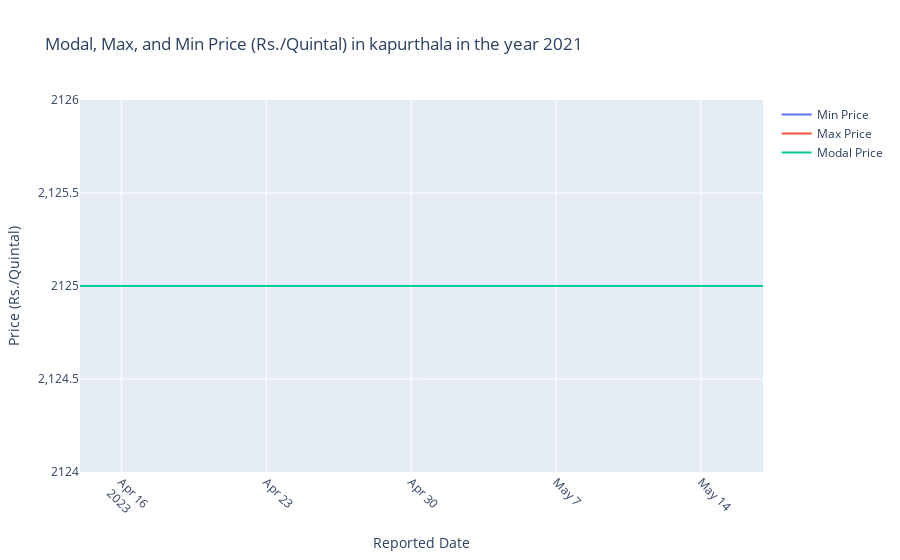

The code cell stored with this chart in its notebook:
### Code cell
import plotly.graph_objects as go

# Filter data for the year 2021
data_2023 = kapurthala[kapurthala['Reported Date'].dt.year == 2023]

# Create traces for each line
trace_min_price = go.Scatter(x=data_2023['Reported Date'], y=data_2023['Min Price (Rs./Quintal)'],
                             mode='lines', name='Min Price')

trace_max_price = go.Scatter(x=data_2023['Reported Date'], y=data_2023['Max Price (Rs./Quintal)'],
                             mode='lines', name='Max Price')

trace_modal_price = go.Scatter(x=data_2023['Reported Date'], y=data_2023['Modal Price (Rs./Quintal)'],
                               mode='lines', name='Modal Price')

# Create figure and add traces
fig = go.Figure()
fig.add_trace(trace_min_price)
fig.add_trace(trace_max_price)
fig.add_trace(trace_modal_price)

# Update layout
fig.update_layout(
    title='Modal, Max, and Min Price (Rs./Quintal) in kapurthala in the year 2021',
    xaxis_title='Reported Date',
    yaxis_title='Price (Rs./Quintal)',
    xaxis=dict(tickangle=45)
)

# Show plot
fig.show()
fig.write_html('Modal, Max, and Min Price (Rs.per Quintal) in kapurthala in the year 2021')

### Figure 1 — Plotly figure (JSON) as saved in the notebook; plotly's stock layout.template omitted (floating-point values rounded to 4 significant figures)
{"data": [{"mode": "lines", "name": "Min Price", "type": "scatter", "x": ["2023-05-17T00:00:00", "2023-05-16T00:00:00", "2023-05-10T00:00:00", "2023-05-09T00:00:00", "2023-05-08T00:00:00", "2023-05-07T00:00:00", "2023-05-04T00:00:00", "2023-05-03T00:00:00", "2023-05-02T00:00:00", "2023-05-01T00:00:00", "2023-04-30T00:00:00", "2023-04-29T00:00:00", "2023-04-28T00:00:00", "2023-04-27T00:00:00", "2023-04-26T00:00:00", "2023-04-25T00:00:00", "2023-04-24T00:00:00", "2023-04-23T00:00:00", "2023-04-22T00:00:00", "2023-04-21T00:00:00", "2023-04-20T00:00:00", "2023-04-18T00:00:00", "2023-04-17T00:00:00", "2023-04-16T00:00:00", "2023-04-15T00:00:00", "2023-04-14T00:00:00"], "y": [2125, 2125, 2125, 2125, 2125, 2125, 2125, 2125, 2125, 2125, 2125, 2125, 2125, 2125, 2125, 2125, 2125, 2125, 2125, 2125, 2125, 2125, 2125, 2125, 2125, 2125]}, {"mode": "lines", "name": "Max Price", "type": "scatter", "x": ["2023-05-17T00:00:00", "2023-05-16T00:00:00", "2023-05-10T00:00:00", "2023-05-09T00:00:00", "2023-05-08T00:00:00", "2023-05-07T00:00:00", "2023-05-04T00:00:00", "2023-05-03T00:00:00", "2023-05-02T00:00:00", "2023-05-01T00:00:00", "2023-04-30T00:00:00", "2023-04-29T00:00:00", "2023-04-28T00:00:00", "2023-04-27T00:00:00", "2023-04-26T00:00:00", "2023-04-25T00:00:00", "2023-04-24T00:00:00", "2023-04-23T00:00:00", "2023-04-22T00:00:00", "2023-04-21T00:00:00", "2023-04-20T00:00:00", "2023-04-18T00:00:00", "2023-04-17T00:00:00", "2023-04-16T00:00:00", "2023-04-15T00:00:00", "2023-04-14T00:00:00"], "y": [2125, 2125, 2125, 2125, 2125, 2125, 2125, 2125, 2125, 2125, 2125, 2125, 2125, 2125, 2125, 2125, 2125, 2125, 2125, 2125, 2125, 2125, 2125, 2125, 2125, 2125]}, {"mode": "lines", "name": "Modal Price", "type": "scatter", "x": ["2023-05-17T00:00:00", "2023-05-16T00:00:00", "2023-05-10T00:00:00", "2023-05-09T00:00:00", "2023-05-08T00:00:00", "2023-05-07T00:00:00", "2023-05-04T00:00:00", "2023-05-03T00:00:00", "2023-05-02T00:00:00", "2023-05-01T00:00:00", "2023-04-30T00:00:00", "2023-04-29T00:00:00", "2023-04-28T00:00:00", "2023-04-27T00:00:00", "2023-04-26T00:00:00", "2023-04-25T00:00:00", "2023-04-24T00:00:00", "2023-04-23T00:00:00", "2023-04-22T00:00:00", "2023-04-21T00:00:00", "2023-04-20T00:00:00", "2023-04-18T00:00:00", "2023-04-17T00:00:00", "2023-04-16T00:00:00", "2023-04-15T00:00:00", "2023-04-14T00:00:00"], "y": [2125, 2125, 2125, 2125, 2125, 2125, 2125, 2125, 2125, 2125, 2125, 2125, 2125, 2125, 2125, 2125, 2125, 2125, 2125, 2125, 2125, 2125, 2125, 2125, 2125, 2125]}], "layout": {"title": {"text": "Modal, Max, and Min Price (Rs./Quintal) in kapurthala in the year 2021"}, "xaxis": {"tickangle": 45, "title": {"text": "Reported Date"}}, "yaxis": {"title": {"text": "Price (Rs./Quintal)"}}}}
